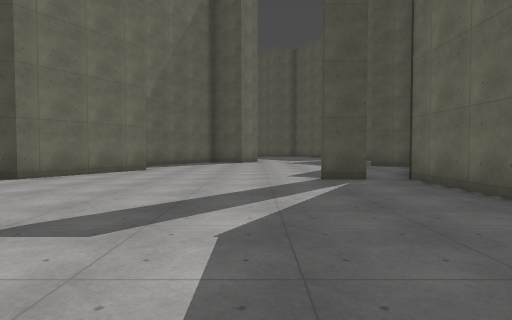
view 1 (above)

24 first-person views from a walk through a 3-D level made in the Godot game engine. The camera is 1.4 m above the floor, tilts 2° down and sees 75° across. The floor is counted in squares, 2 m on a side. Each view is taken from the middle of a square. On the plan, view 1 faces up. The plan holds only what a view shows up to about 10 squares ahead; the rest is blank. The place goes on beyond the plan. Surface patterns are stand-ins for the level's own textures.

view 2
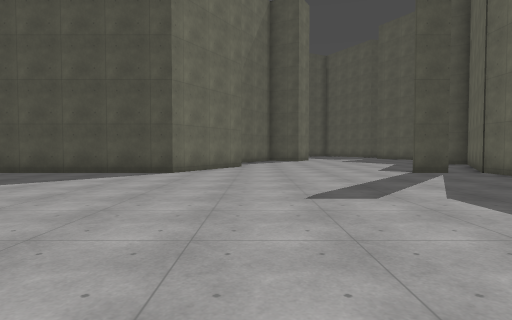

view 3
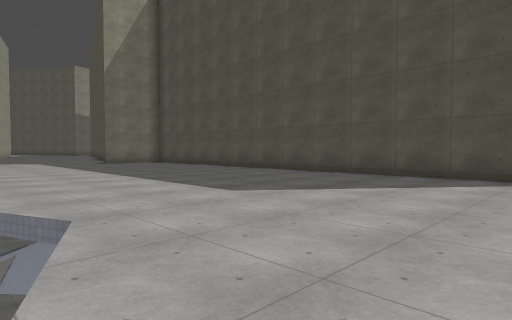

view 4
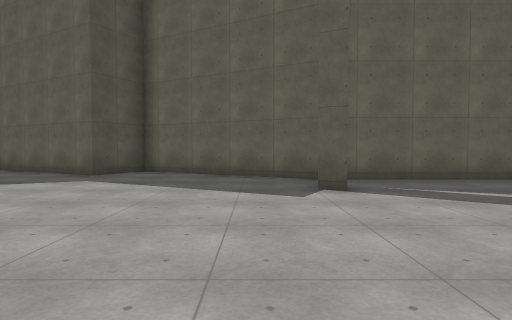

view 5
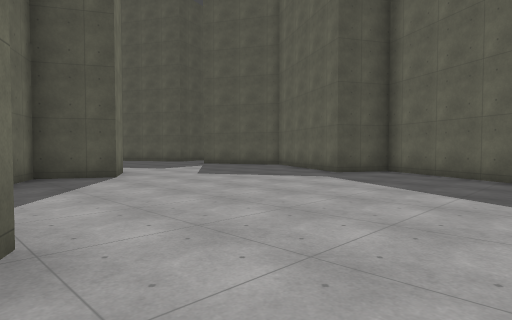

view 6
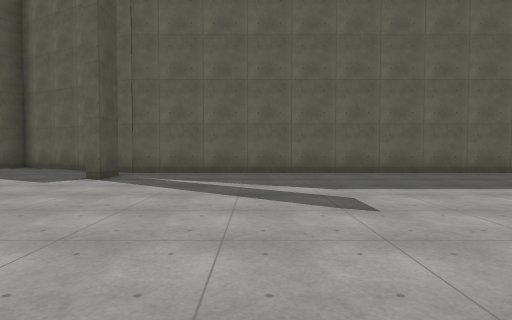

view 7
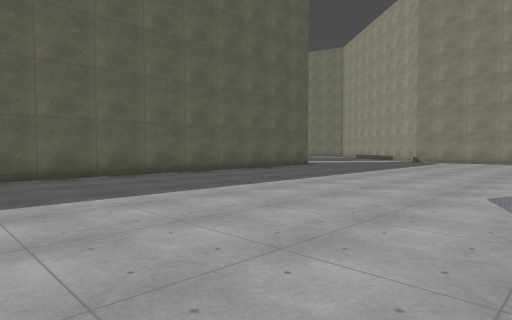

view 8
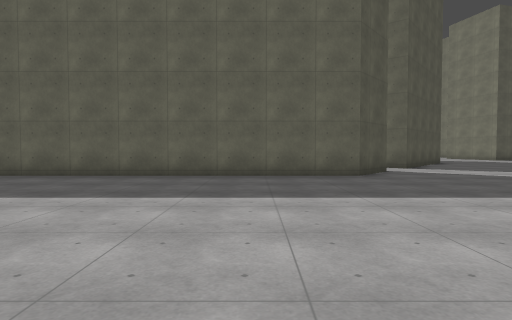

view 9
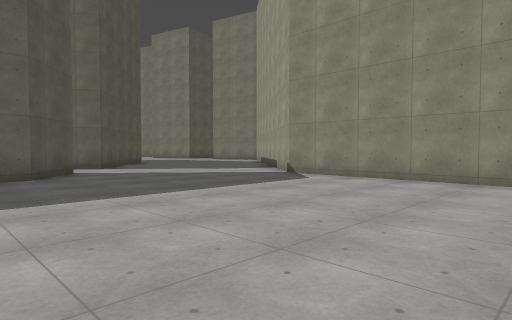

view 10
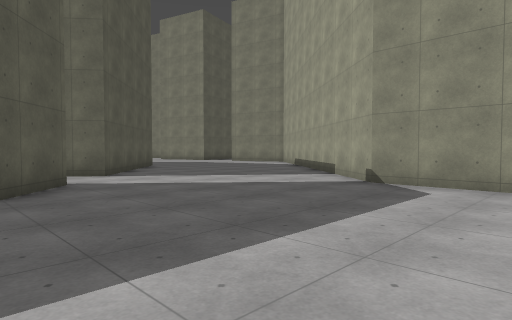

view 11
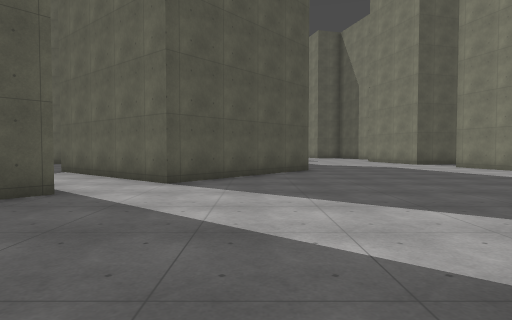

view 12
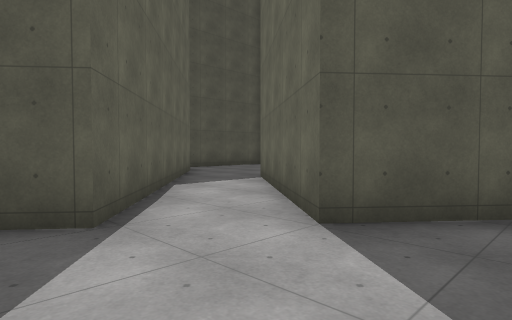

view 13
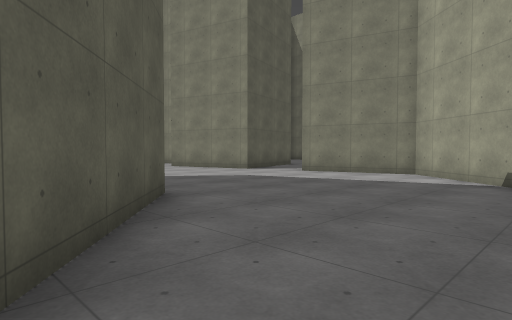

view 14
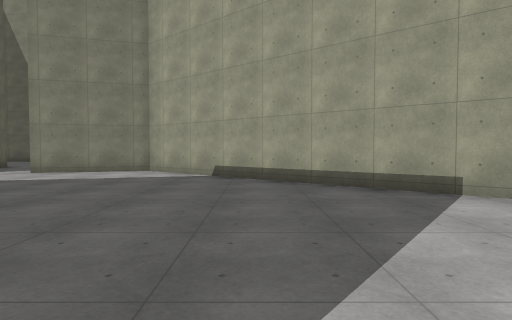

view 15
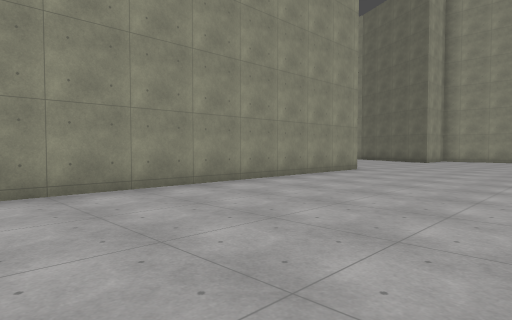

view 16
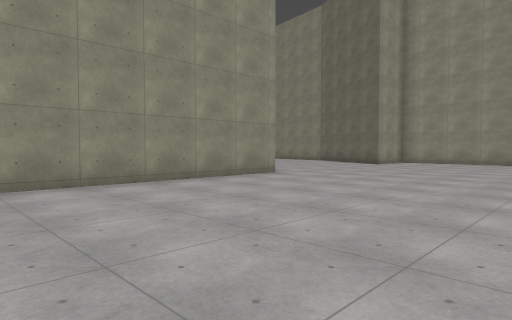

view 17
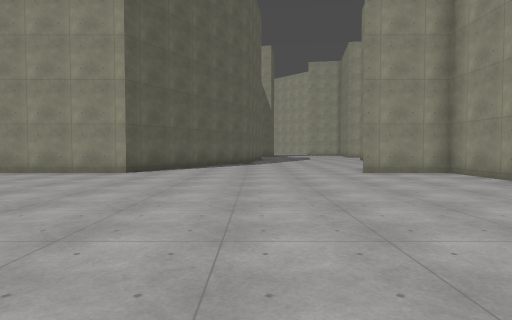

view 18
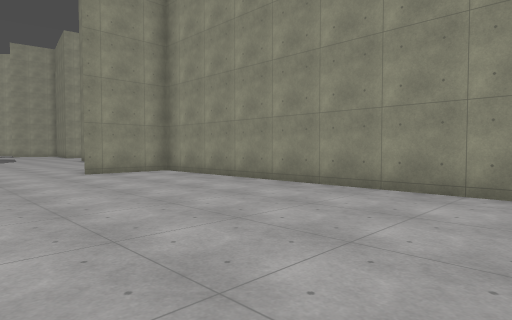

view 19
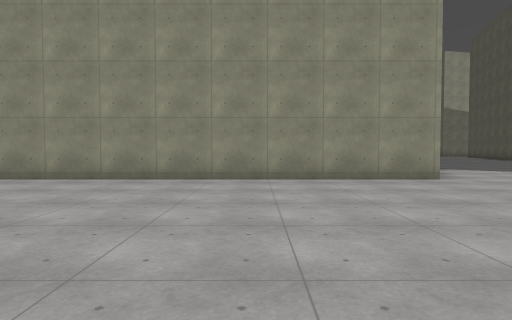

view 20
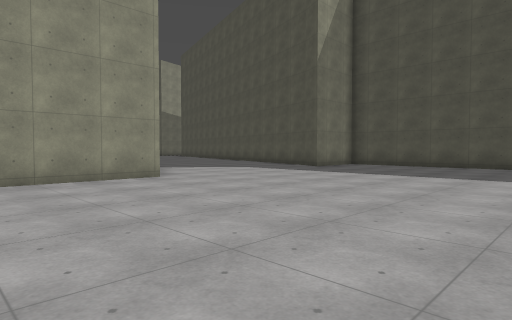

view 21
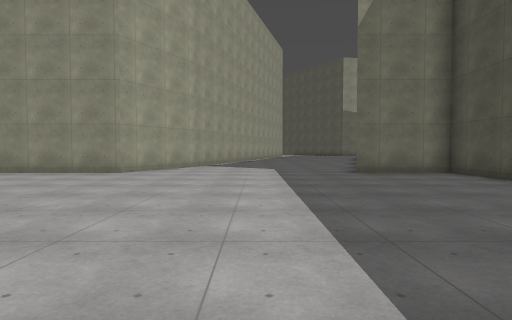

view 22
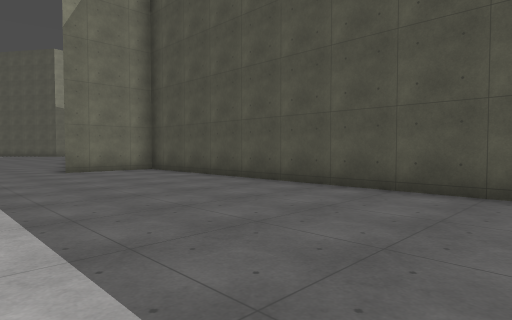

view 23
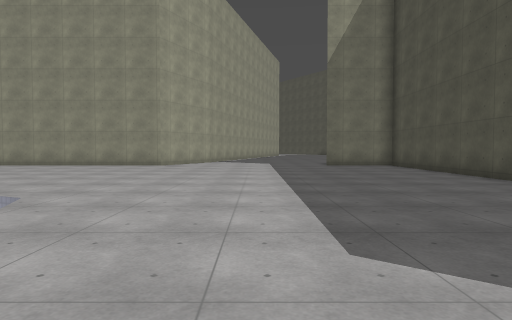

view 24
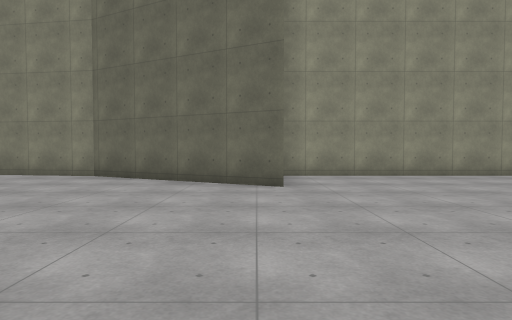

### Floor plan
Points are (right, up) in squares from view 1. A wall is a line through its corners. A room is listed if a view was taken in it or the views show most of it. See-through windows are left out.
Room 1 (views 1, 2, 3, 4, 5, 6, 7, 8, 9, 10, 11, 12, 13, 14, 15, 16, 17, 18, 19, 20, 21, 22, 23, 24)
walls: (-11.6, -17.1) (-11.3, -16.5) (1.1, -16.5) (9.3, -23.3) (12.4, -22.4); (5.8, -11) (5, -11.9) (3.5, -10.6) (3.5, 7.6) (6.1, 12.4) (4.6, 13.2) (6, 15.9); (-21, -1.6) (-20.5, -1.9) (-20.5, -16.5) (-18, -16.5) (-20.4, -21.1) (-20.8, -23.8); (2.5, 7.5) (1.4, 7.5) (1.7, 8); (-3.5, 10.8) (-5.4, 7.5) (-20.5, 7.5) (-20.5, 4.8); (10.8, -16.8) (6.6, -13.2) (7.7, -11.9); (-2.4, 16.5) (-2.8, 15.8)
ways out: opening at (7, -12)

Positions as (right, up) in squares from view 1, and headings:
1: (0, 0), facing up
2: (-3, -2), facing up
3: (-5, -1), facing up-left
4: (-4, 9), facing right
5: (-4, 8), facing up-right
6: (-6, 4), facing right
7: (-5, 1), facing down-right
8: (-5, -8), facing right
9: (-5, -9), facing down-right
10: (-2, -10), facing down-right
11: (0, -15), facing right
12: (4, -15), facing up-right
13: (6, -14), facing down-right
14: (6, -13), facing down
15: (-1, -11), facing down-left
16: (-4, -10), facing down-left
17: (-15, -7), facing down
18: (-15, -7), facing down-left
19: (-13, -6), facing left
20: (-13, -6), facing up-left
21: (-11, 2), facing left
22: (-10, 2), facing up-left
23: (-7, 2), facing left
24: (-12, -17), facing left
